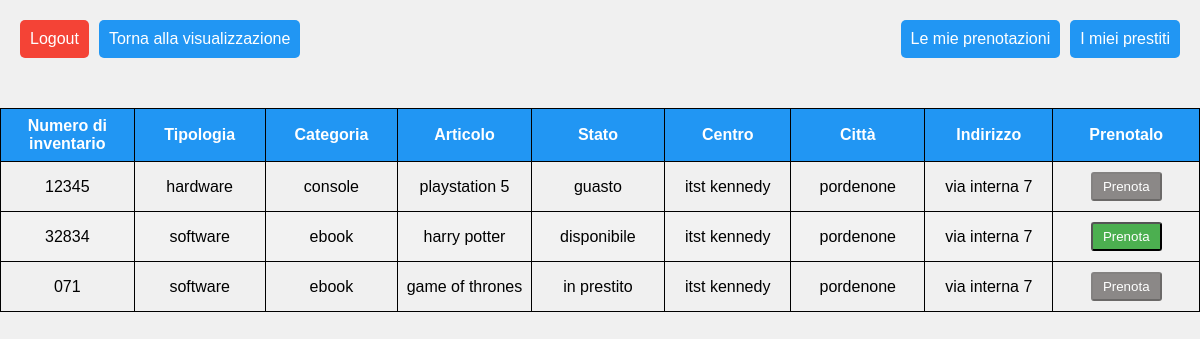
/cliente/cliente.php?idCentro=3 (signed in), run on the app's committed database.
### tables this page shows
CREATE TABLE `articoli` (
  `id_articolo` int(16) NOT NULL,
  `numero_inventario` varchar(32) NOT NULL,
  `articolo` varchar(64) NOT NULL,
  `stato` set('disponibile','guasto','prenotato','in prestito') NOT NULL,
  `fk_id_categoria` int(16) DEFAULT NULL,
  `fk_id_centro` int(16) DEFAULT NULL
);

CREATE TABLE `categorie` (
  `id_categoria` int(16) NOT NULL,
  `categoria` varchar(32) NOT NULL,
  `tipologia` varchar(32) NOT NULL
);

CREATE TABLE `centri` (
  `id_centro` int(16) NOT NULL,
  `nome` varchar(32) NOT NULL,
  `citta` varchar(32) NOT NULL,
  `indirizzo` varchar(64) NOT NULL
);

### cliente/cliente.php (the view, shortened to what this page needs)
<?php
$id = $_SESSION['id_utente'];
?>
<!DOCTYPE html>
<html>
<head>
    <link rel="stylesheet" href="../style/styles.css" type="text/css">
</head>
<body>
    <div class="button-container">
        <div class="top-left-container">
            <input type="button" name="logout" value="Logout" onclick="location.href='../logout.php'">
            <input type="button" name="login" value="Torna alla visualizzazione" onclick="location.href='visualizzaCliente.php'">
        </div>
        <div class="top-right-container">
            <input type="button" name="bookings" value="Le mie prenotazioni" onclick="location.href='visualizzaPrenotazioni.php?id= <?php echo $id?> '">
            <input type="button" name="loans" value="I miei prestiti" onclick="location.href='visualizzaPrestiti.php?id= <?php echo $id?> '">
        </div>
    </div>
    <div class="container">
        <div class="table-wrapper">
            <table class="fl-table">
                <thead>
                <tr>
                    <th>Numero di inventario</th>
                    <th>Tipologia</th>
                    <th>Categoria</th>
                    <th>Articolo</th>
                    <th>Stato</th>
                    <th>Centro</th>
                    <th>Città</th>
                    <th>Indirizzo</th>
                    <th>Prenotalo</th>
                </tr>
                </thead>
                <tbody>
                <?php
                    if(isset($_GET['idCentro']))
                    {
                        $idCentro = $_GET['idCentro'];
                    }
                    if(isset($idCentro))
                    {
                        $selectSql = "SELECT id_articolo, numero_inventario, tipologia, categoria, articolo, stato, nome, citta, indirizzo
                                FROM articoli a JOIN centri c
                                ON a.fk_id_centro = c.id_centro
                                JOIN categorie cat
                                ON a.fk_id_categoria = cat.id_categoria
                                WHERE fk_id_centro = $idCentro
                                ORDER BY tipologia ASC";
                    }
                    require_once '../db.php';
                    $result = $conn->query($selectSql);
                    while($row = $result->fetch_array(MYSQLI_ASSOC))
                    {
                        $n_inventario = $row['numero_inventario'];
                        $tipologia = $row['tipologia'];
                        $categoria = $row['categoria'];
                        $articolo = $row['articolo'];
                        $stato = $row['stato'];
                        $nome = $row['nome'];
                        $citta = $row['citta'];
                        $indirizzo = $row['indirizzo'];
                        $isAvailable = ($stato == "disponibile") ? 1 : 0;
                        echo
                            '<tr>
                                <td class="colonnaNumero">'.$n_inventario.'</td>
                                <td class="colonnaTipo">'.$tipologia.'</td>
                                <td class="colonnaCategoria">'.$categoria.'</td>
                                <td class="colonnaArticolo">'.$articolo.'</td>
                                <td class="colonnaStato">'.$stato.'</td>
                                <td class="colonnaNome">'.$nome.'</td>
                                <td class="colonnaCitta">'.$citta.'</td>
                                <td class="colonnaIndirizzo">'.$indirizzo.'</td>
                                <td class="colonnaTasti">
                                    <button class="btn" type="button" onclick="location.href=\'prenota.php?id='.$row["id_articolo"].'\'" '. ($isAvailable == 1 ? "" : "disabled") . '>Prenota</button>
                                </td>
                            </tr>';
                    }
                ?>
                </tbody>
            </table>
        </div>
    </div>
</body>
</html>

### style/styles.css (style rules this page uses)
body { margin: 0; padding: 0; font-family: Arial, sans-serif; background-color: #f0f0f0; }
.container { display: flex; flex-direction: column; align-items: center; justify-content: flex-start; padding-top: 20px; }
.button-container { display: flex; flex-direction: row; justify-content: space-between; width: 100%; }
.top-right-container { display: flex; flex-direction: row; justify-content: right; width: 50%; }
.top-left-container { display: flex; flex-direction: row; justify-content: left; width: 50%; }
.table-wrapper { margin-top: 30px; }
.fl-table { width: 100%; border-collapse: collapse; border-spacing: 0; }
.fl-table th, .fl-table td { padding: 8px; text-align: center; border: 1px solid black; }
.fl-table th { background-color: #2196f3; color: #fff; text-align: center; }
.fl-table tr:nth-child(even) { background-color: #f2f2f2; }
.colonnaNumero { width: 150px; text-align: center; }
.colonnaTipo { width: 150px; text-align: center; }
.colonnaCategoria { width: 150px; text-align: center; }
.colonnaArticolo { width: 150px; text-align: center; }
.colonnaStato { width: 150px; text-align: center; }
.colonnaNome { width: 150px; text-align: center; }
.colonnaCitta { width: 150px; text-align: center; }
.colonnaIndirizzo { width: 150px; text-align: center; }
.colonnaTasti { width: 175px; align-items: center; text-align: center; }
button.btn { padding: 5px 10px; margin: 2px; text-decoration: none; background-color: #4caf50; color: #fff; border-radius: 3px; transition: background-color 0.3s; }
button.btn:disabled { background-color: #8b8887; }
input[type="button"][name="logout"] { margin-top: 20px; margin-right: 10px; padding: 10px; cursor: pointer; border: none; border-radius: 5px; background: #f44336; color: #ffffff; font-size: 16px; transition: all 0.3s ease; transform: translate(20px, 0); }
input[type="button"][name="login"] { margin-top: 20px; margin-right: 10px; padding: 10px; cursor: pointer; border: none; border-radius: 5px; background: #2196f3; color: #ffffff; font-size: 16px; transition: all 0.3s ease; transform: translate(20px, 0); }
input[type="button"][name="bookings"] { margin-top: 20px; margin-right: 10px; padding: 10px; cursor: pointer; border: none; border-radius: 5px; background: #2196f3; color: #ffffff; font-size: 16px; transition: all 0.3s ease; transform: translate(-20px, 0); }
input[type="button"][name="loans"] { margin-top: 20px; padding: 10px; cursor: pointer; border: none; border-radius: 5px; background: #2196f3; color: #ffffff; font-size: 16px; transition: all 0.3s ease; transform: translate(-20px, 0); }

### data on the page
articoli: numero_inventario "12345", fk_id_categoria.tipologia "hardware", fk_id_categoria.categoria "console", articolo "playstation 5", stato "guasto", fk_id_centro.nome "itst kennedy", fk_id_centro.citta "pordenone", fk_id_centro.indirizzo "via interna 7"
articoli: numero_inventario "32834", fk_id_categoria.tipologia "software", fk_id_categoria.categoria "ebook", articolo "harry potter", stato "disponibile", fk_id_centro.nome "itst kennedy", fk_id_centro.citta "pordenone", fk_id_centro.indirizzo "via interna 7"
articoli: numero_inventario "071", fk_id_categoria.tipologia "software", fk_id_categoria.categoria "ebook", articolo "game of thrones", stato "in prestito", fk_id_centro.nome "itst kennedy", fk_id_centro.citta "pordenone", fk_id_centro.indirizzo "via interna 7"
